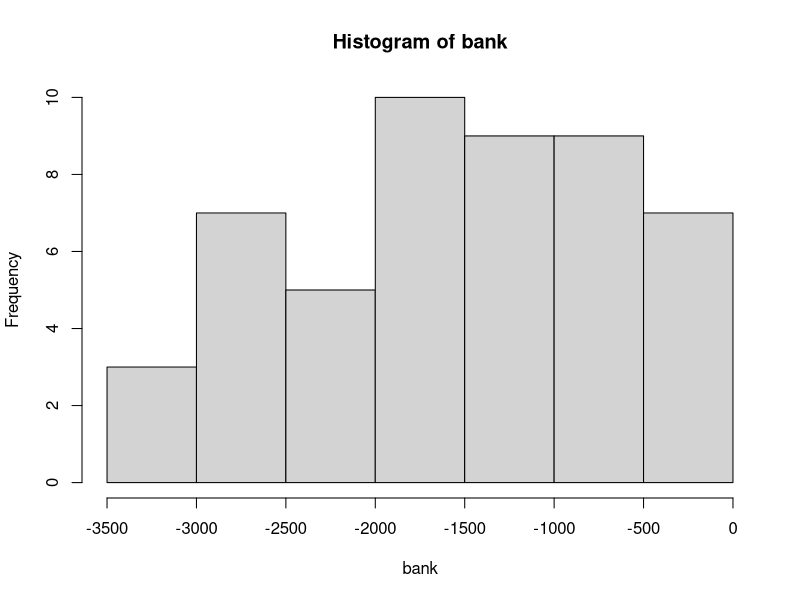

R code for this plot:
## ---- chunk 1
knitr::opts_chunk$set(echo = TRUE)
require(tidyverse)
require(tidyverse)
require(knitr)
## ---- chunk 2
setsize = 35
odds = 4.7
bank=numeric()
## ---- chunk 3
bdays<-1:365
class<-sample(bdays,size = setsize, replace = TRUE,prob = NULL)
sort(class)
betwin <-unique(class)
brownlowbux=0
nCLASS=1000
## ---- chunk 4
for(j in 1:50){
for (i in 1:nCLASS){
class<-sample(bdays,size = setsize, replace = TRUE,prob = NULL)
length(class)
betwin = unique(class)
length(betwin)
brwnlowbux <-if(length(class)-length(betwin)>0)brownlowbux=brownlowbux+1 else brownlowbux=brownlowbux-odds
}
bank[j]= brownlowbux}
## ---- chunk 5
hist(bank)
